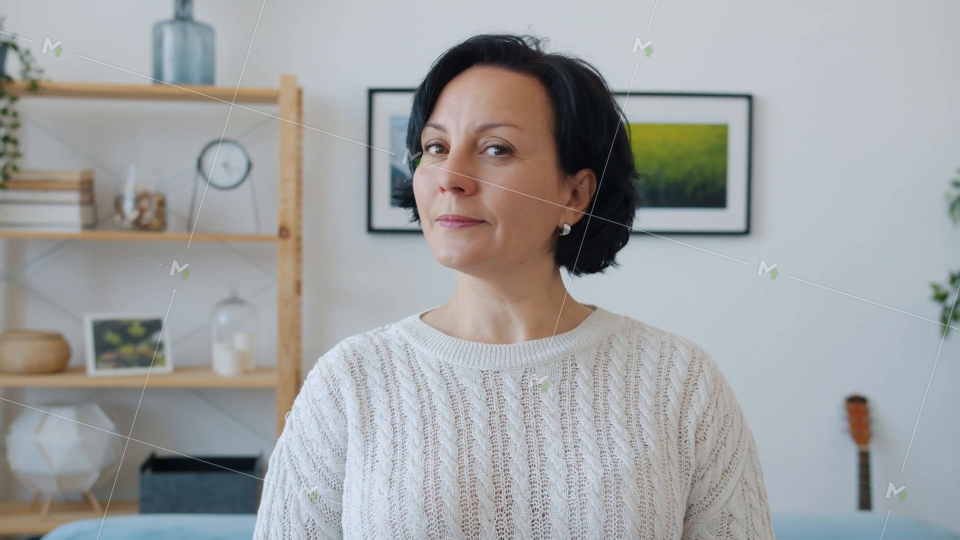
#> input picture frame 37 of files/sorc.mp4, 1920 x 1080 px (shown at 1/2 size)
$ python face_det_video.py
#> lines starting #> are read from the running program, lines starting #| are printed output that depends on the picture; after the words box and inside, x2 and y2 are one past the last pixel; in counts of white or black regions, pixels touching at a corner belong together
import cv2

face_cascade = cv2.CascadeClassifier('E:/haarcascade/haarcascade_frontalface_default.xml')

video_path = r"E:/vs-code/virtual_environments/teaching_AI_ML_DL_CV/teaching/sorc.mp4"  # ← your video path
cap = cv2.VideoCapture(video_path)

while True:
    ret, frame = cap.read()
#> frame is the input picture: shape (1080, 1920, 3); mean B, G, R 161.9, 161.4, 159.6
    if not ret:
        print("End of video or cannot read frame.")
        break

    gray = cv2.cvtColor(frame, cv2.COLOR_BGR2GRAY)
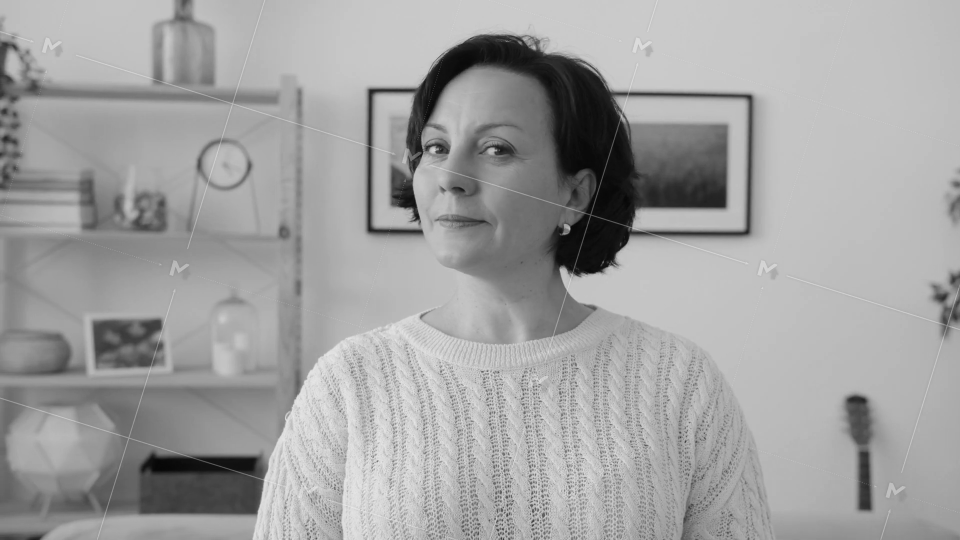
#> gray: shape (1080, 1920) (shown at 1/2 size); min 2, max 237, mean 161

    faces = face_cascade.detectMultiScale(gray, scaleFactor=1.1, minNeighbors=5)
#> faces = [[1143, 338, 62, 62], [389, 244, 121, 121], [790, 194, 269, 269]]

    for (x, y, w, h) in faces:
        cv2.rectangle(frame, (x, y), (x+w, y+h), (255, 0, 0), 2)
#> this loop made 3 passes
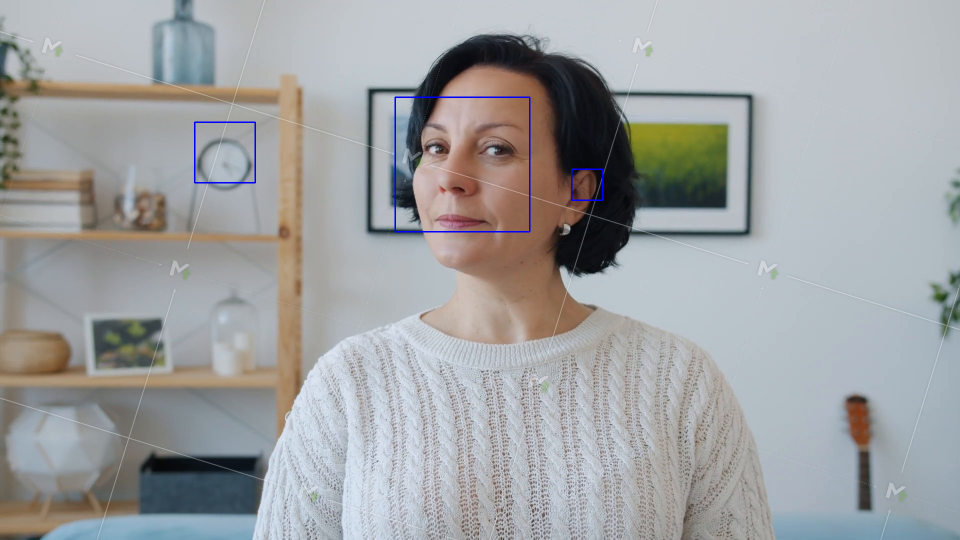
#> frame: shape (1080, 1920, 3) (shown at 1/2 size); 0.26% of pixels changed, all inside (x1, y1, x2, y2) = (388, 193, 1207, 465)

    cv2.imshow('Face Detection', frame)

    if cv2.waitKey(25) & 0xFF == ord('q'):
#> (key q is pressed here)
        break

cap.release()
cv2.destroyAllWindows()

$ run again, starting later in the video
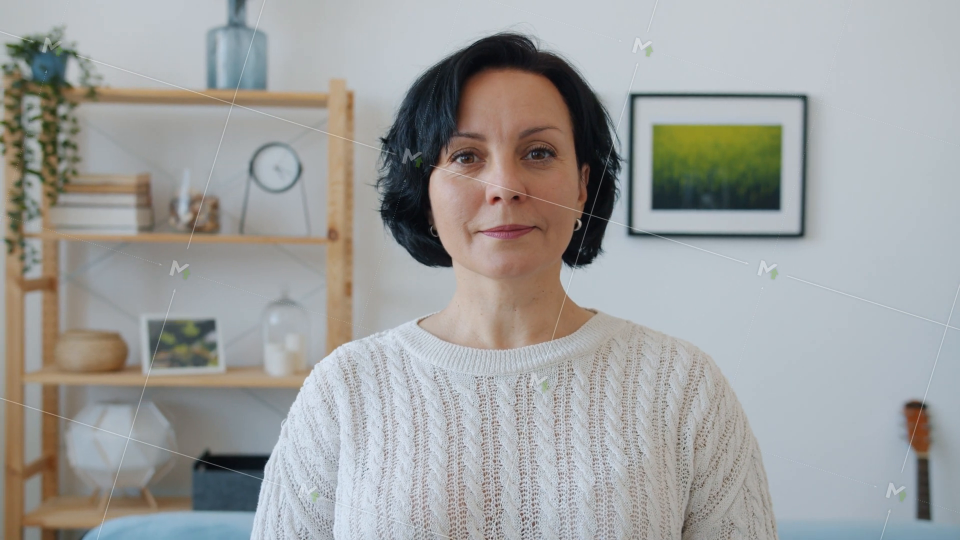
#> input picture frame 168 of files/sorc.mp4, 1920 x 1080 px (shown at 1/2 size)
#> frame is the input picture: shape (1080, 1920, 3); mean B, G, R 158.2, 159.4, 158.6
#> `gray = cv2.cvtColor(frame, cv2.COLOR_BGR2GRAY)`:
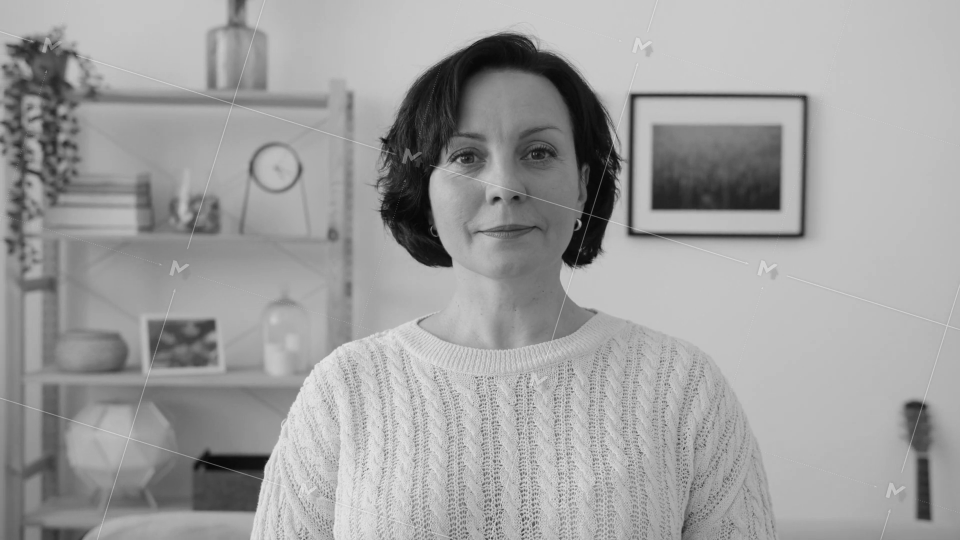
#> gray: shape (1080, 1920) (shown at 1/2 size); min 4, max 236, mean 159
#> faces = [[39, 283, 54, 54], [20, 348, 57, 57], [36, 726, 59, 59], [494, 252, 120, 120], [813, 160, 385, 385]]
#> the loop `for (x, y, w, h) in faces:` made 5 passes
#> after the loop `for (x, y, w, h) in faces:`:
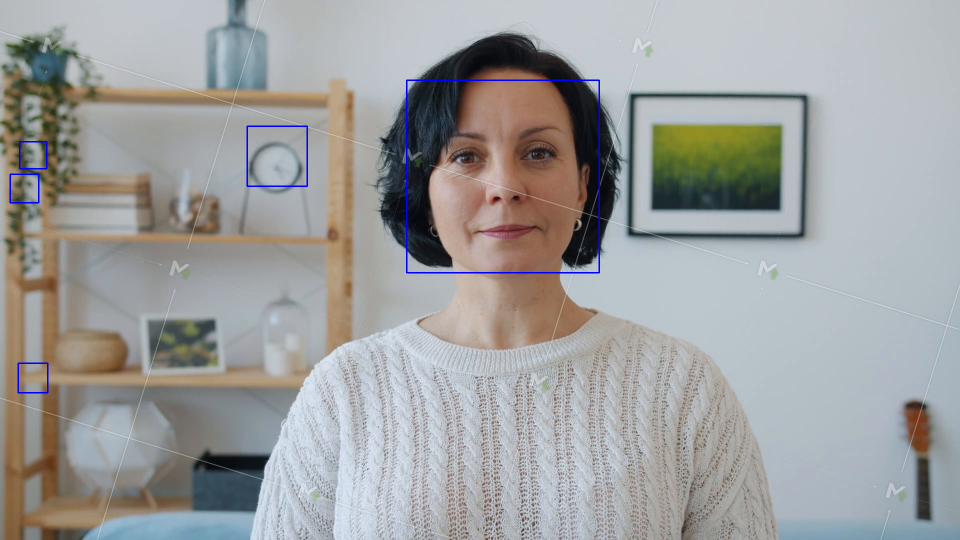
#> frame: shape (1080, 1920, 3) (shown at 1/2 size); 0.39% of pixels changed, all inside (x1, y1, x2, y2) = (19, 159, 1200, 787)

$ run again, starting later in the video
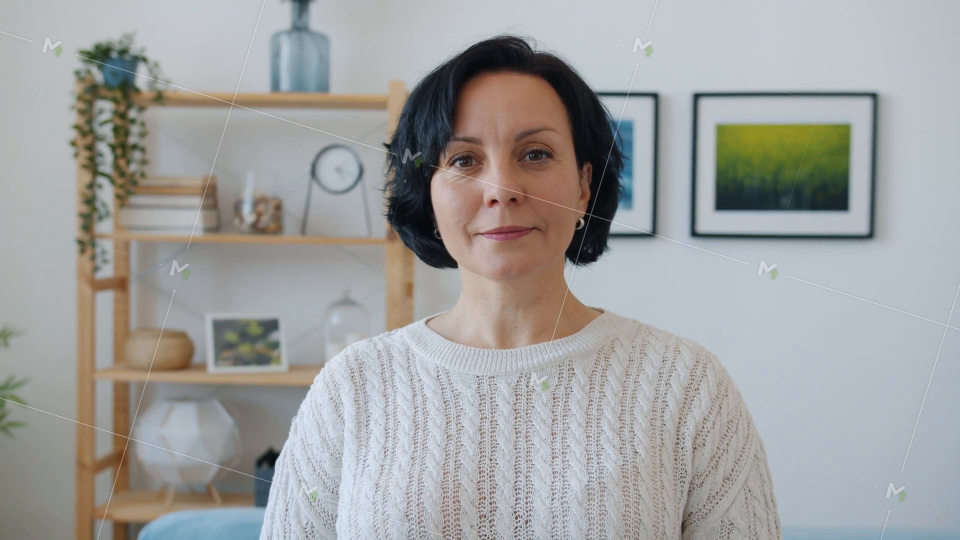
#> input picture frame 299 of files/sorc.mp4, 1920 x 1080 px (shown at 1/2 size)
#> frame is the input picture: shape (1080, 1920, 3); mean B, G, R 159.6, 160.6, 159.7
#> `gray = cv2.cvtColor(frame, cv2.COLOR_BGR2GRAY)`:
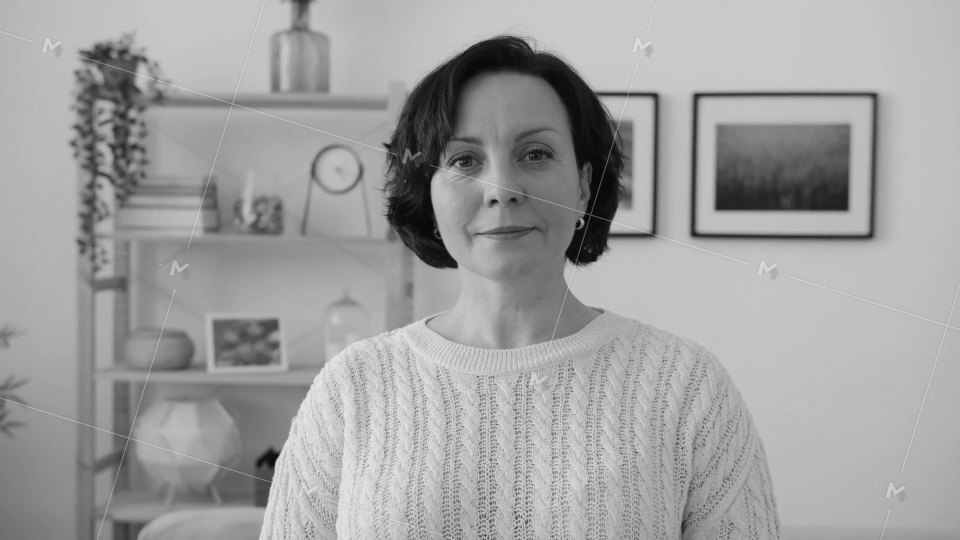
#> gray: shape (1080, 1920) (shown at 1/2 size); min 2, max 240, mean 160.2
#> faces = [[176, 719, 61, 61], [621, 255, 116, 116], [814, 173, 372, 372]]
#> the loop `for (x, y, w, h) in faces:` made 3 passes
#> after the loop `for (x, y, w, h) in faces:`:
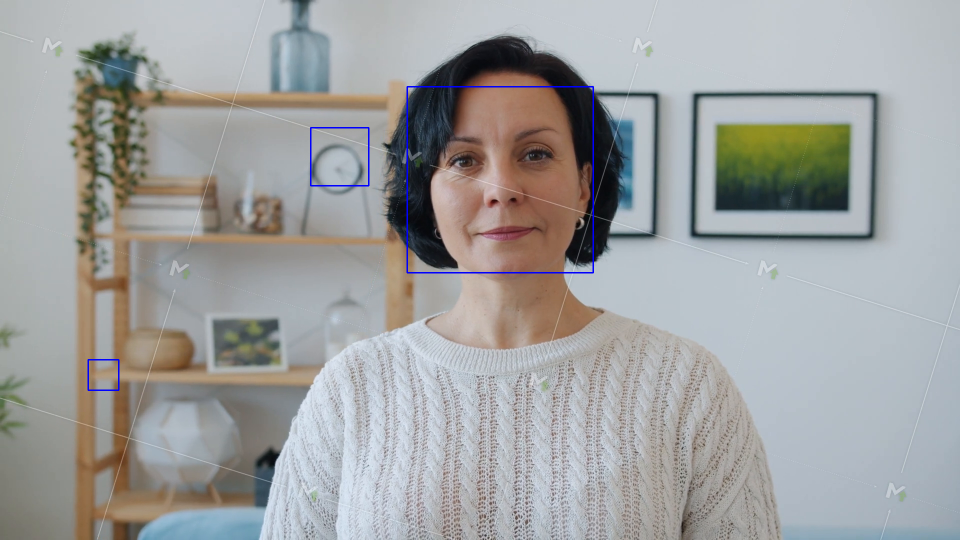
#> frame: shape (1080, 1920, 3) (shown at 1/2 size); 0.32% of pixels changed, all inside (x1, y1, x2, y2) = (175, 172, 1188, 782)
